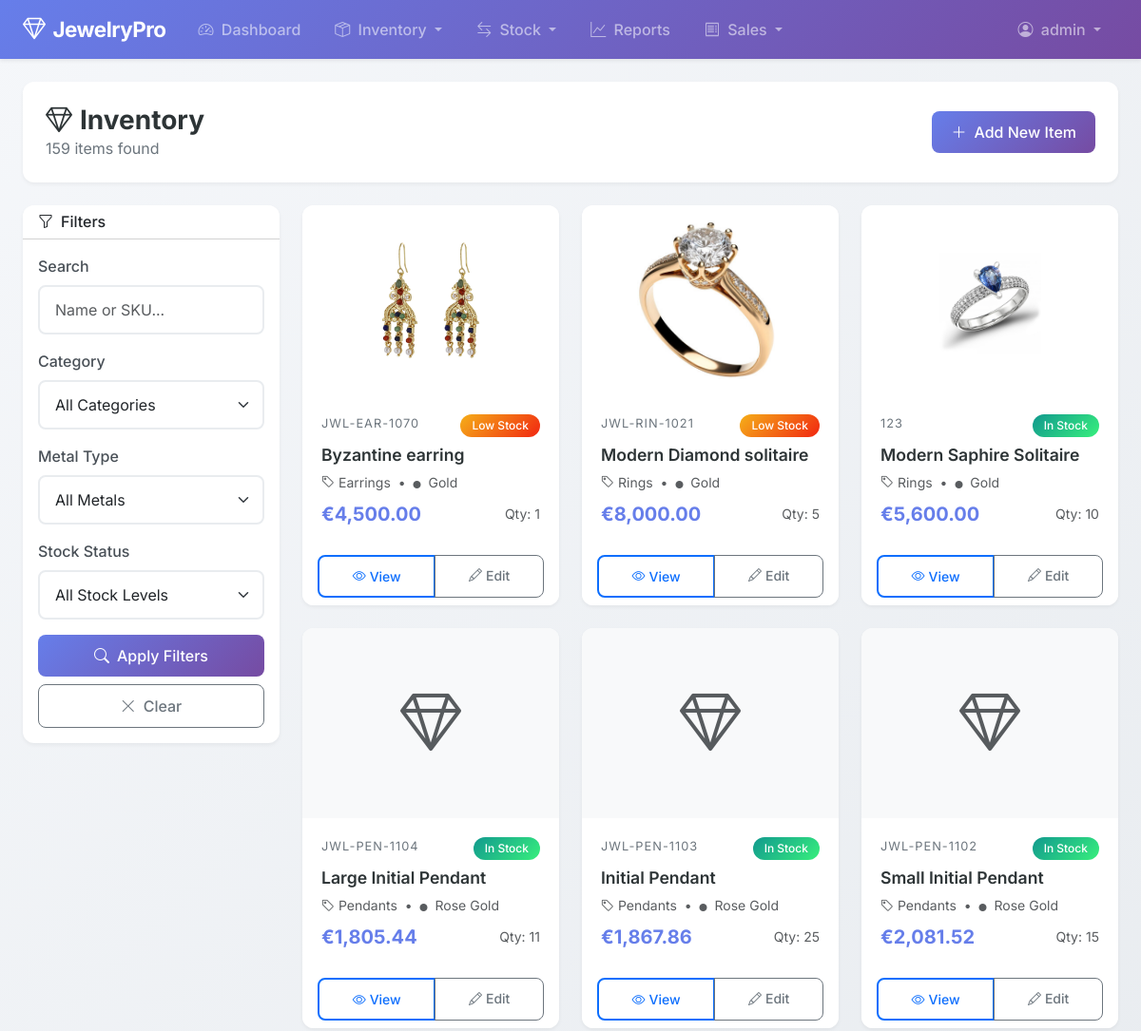
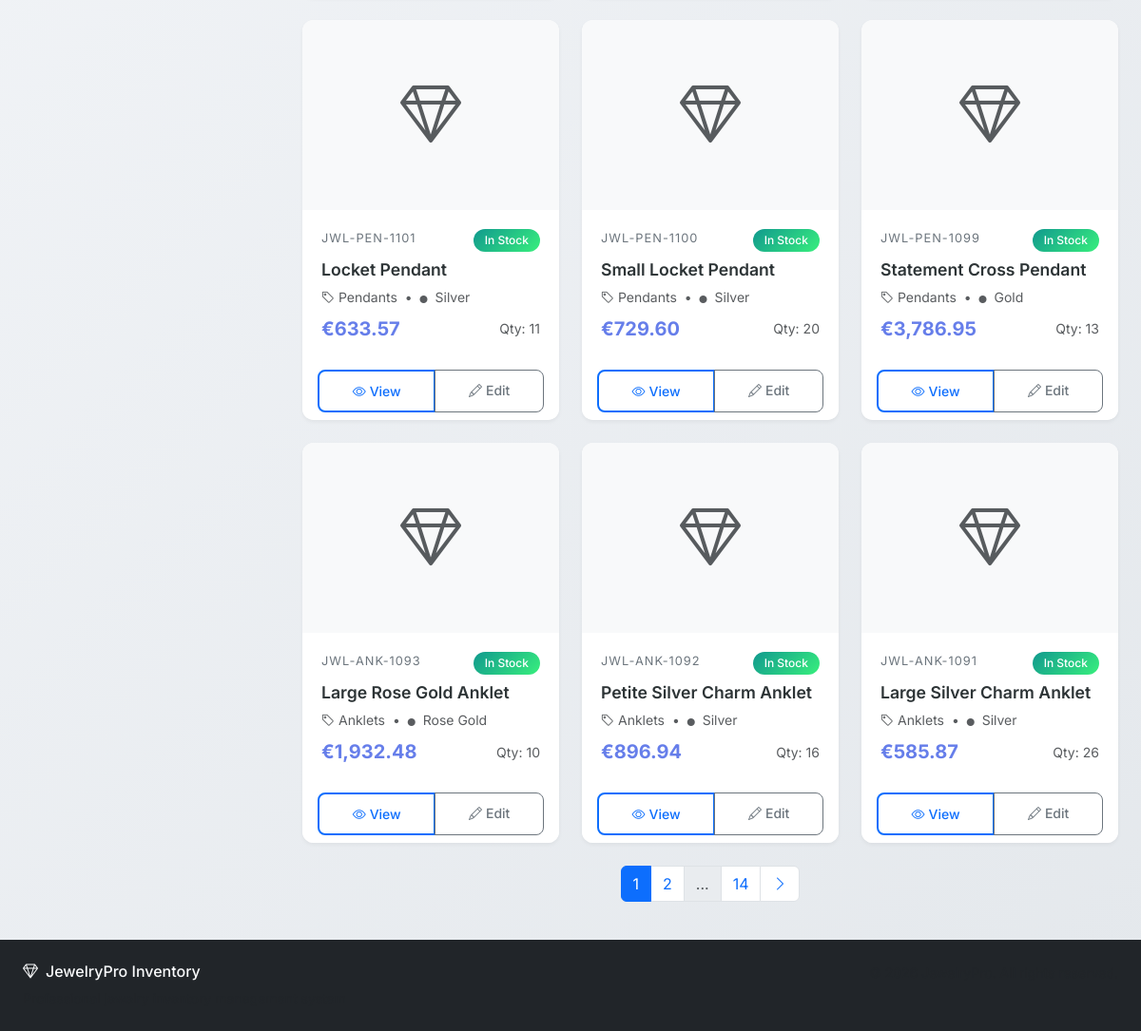
Before: /items/ (signed in) with the older database file (2 pictures, top to bottom).
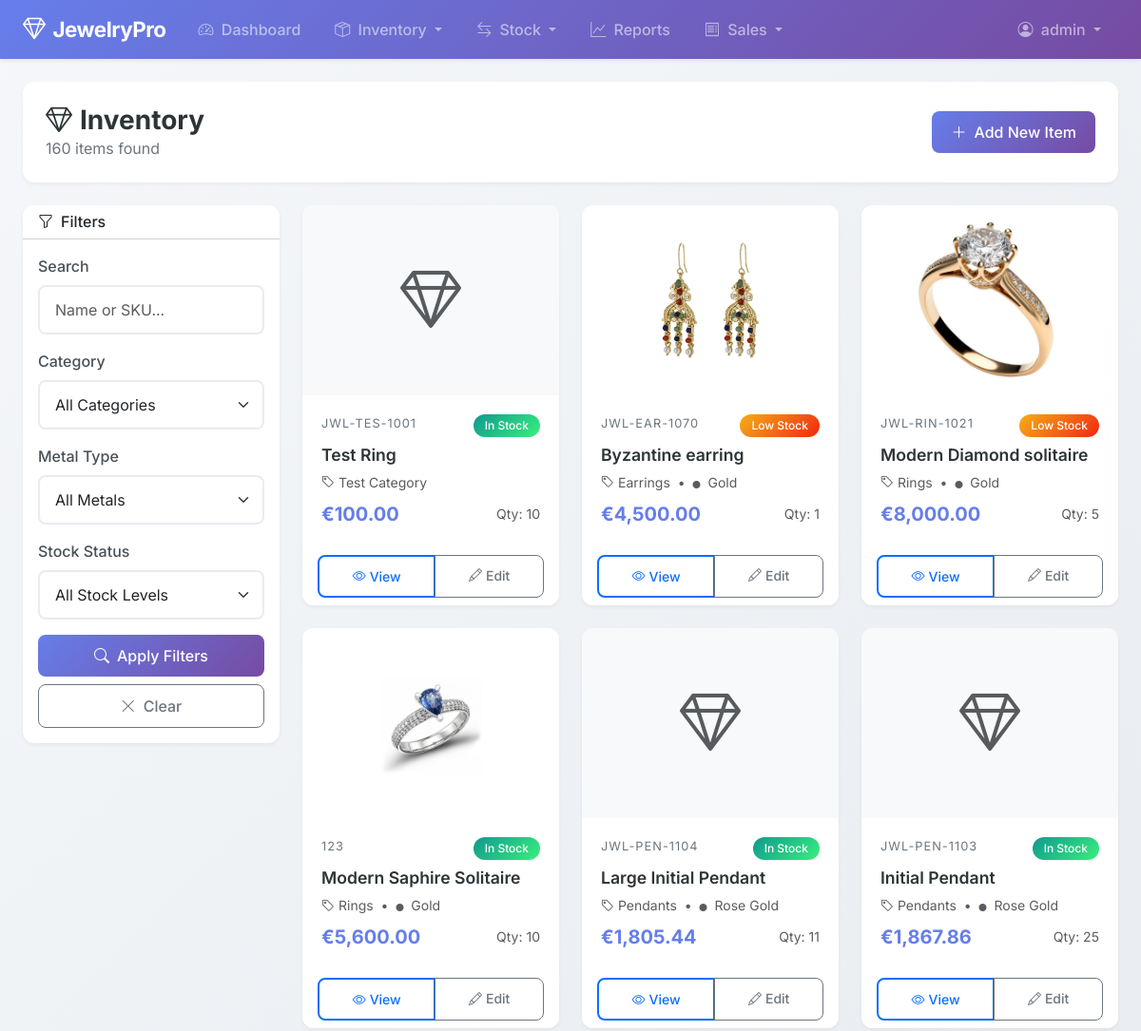
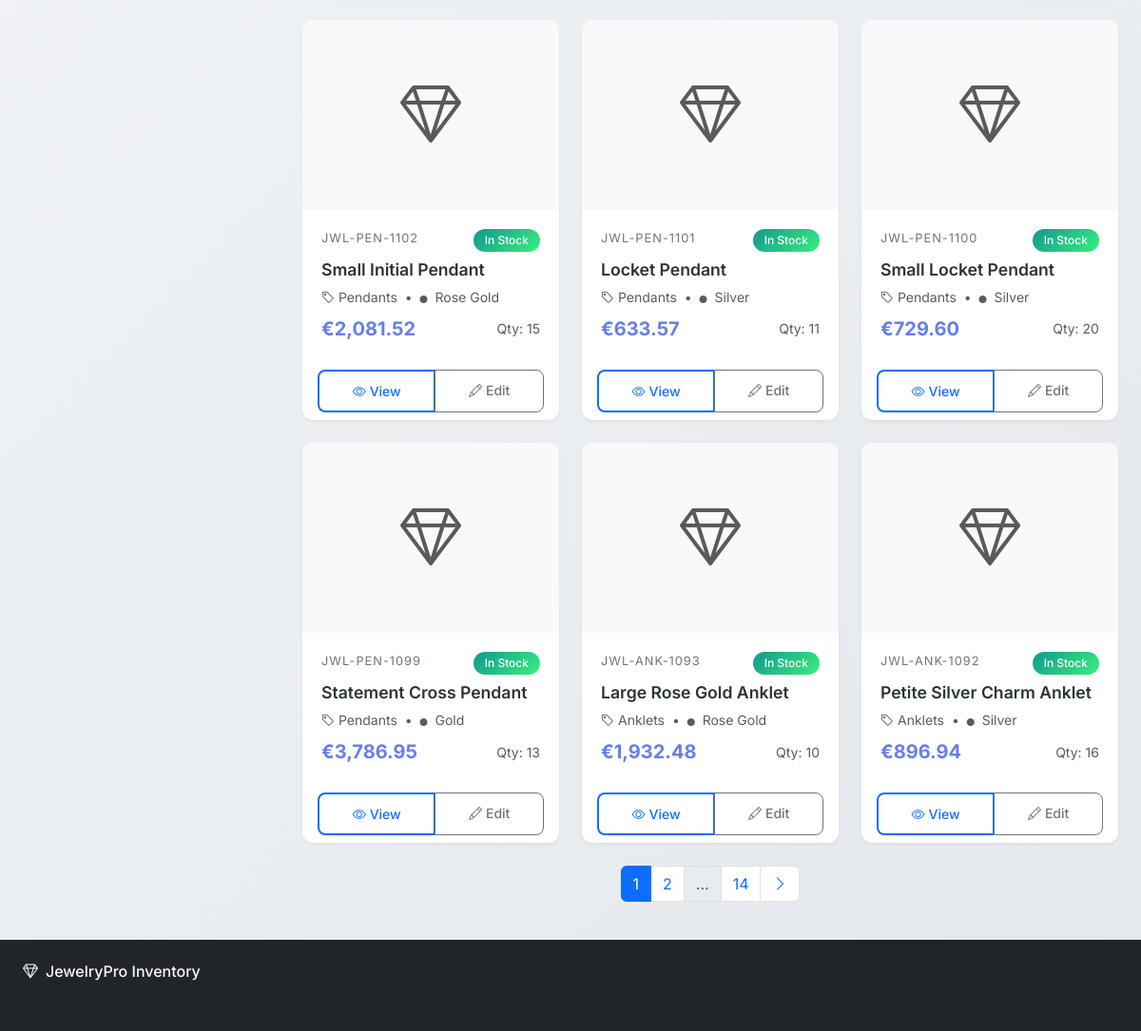
After: the same page with the newer database file (2 pictures, top to bottom).
### inventory/models.py (models this page shows, shortened)
class JewelryItem(models.Model):
    METAL_CHOICES = [
        ('gold', 'Gold'),
        ('silver', 'Silver'),
        ('platinum', 'Platinum'),
        ('rose_gold', 'Rose Gold'),
        ('white_gold', 'White Gold'),
        ('mixed', 'Mixed Metals'),
        ('other', 'Other'),
    ]
    sku = models.CharField(max_length=50, unique=True, verbose_name="SKU", blank=True)
    name = models.CharField(max_length=200)
    description = models.TextField(blank=True)
    category = models.ForeignKey(
        Category,
        on_delete=models.PROTECT,
        related_name='items'
    )
    supplier = models.ForeignKey(
        Supplier,
        on_delete=models.SET_NULL,
        null=True,
        blank=True,
        related_name='items'
    )
    cost_price = models.DecimalField(
        max_digits=10,
        decimal_places=2,
        verbose_name="Cost Price (€)"
    )
    selling_price = models.DecimalField(
        max_digits=10,
        decimal_places=2,
        verbose_name="Selling Price (€)"
    )
    quantity = models.PositiveIntegerField(default=0)
    weight_grams = models.DecimalField(
        max_digits=8,
        decimal_places=2,
        null=True,
        blank=True,
        verbose_name="Weight (grams)"
    )
    metal_type = models.CharField(
        max_length=20,
        choices=METAL_CHOICES,
        blank=True
    )
    gemstone = models.CharField(max_length=100, blank=True)
    image = models.ImageField(
        upload_to='jewelry_images/',
        blank=True,
        null=True
    )
    barcode_image = models.ImageField(
        upload_to='barcodes/',
        blank=True,
        null=True,
        verbose_name="Barcode Image"
    )
    is_active = models.BooleanField(default=True)
    created_at = models.DateTimeField(auto_now_add=True)
    updated_at = models.DateTimeField(auto_now=True)
    class Meta:
        ordering = ['-created_at']
        verbose_name = "Jewelry Item"
        verbose_name_plural = "Jewelry Items"
    def get_absolute_url(self):
        return reverse('inventory:item_detail', kwargs={'pk': self.pk})
    @property
    def stock_status(self):
        if self.quantity == 0:
            return 'out'
        elif self.quantity <= 5:
            return 'low'
        return 'ok'

class Category(models.Model):
    name = models.CharField(max_length=100, unique=True)
    description = models.TextField(blank=True)
    created_at = models.DateTimeField(auto_now_add=True)
    class Meta:
        verbose_name_plural = "Categories"
        ordering = ['name']
    def __str__(self):
        return self.name

### inventory/views.py (the view)
# urls.py: path('items/', views.ItemListView.as_view(), name='item_list'),
class ItemListView(LoginRequiredMixin, ListView):
    model = JewelryItem
    template_name = 'inventory/item_list.html'
    context_object_name = 'items'
    paginate_by = 12
    def get_queryset(self):
        queryset = JewelryItem.objects.filter(is_active=True).select_related(
            'category', 'supplier'
        )
        query = self.request.GET.get('query', '')
        if query:
            queryset = queryset.filter(
                Q(name__icontains=query) |
                Q(sku__icontains=query) |
                Q(description__icontains=query)
            )
        category = self.request.GET.get('category', '')
        if category:
            queryset = queryset.filter(category_id=category)
        metal_type = self.request.GET.get('metal_type', '')
        if metal_type:
            queryset = queryset.filter(metal_type=metal_type)
        stock_status = self.request.GET.get('stock_status', '')
        if stock_status == 'in_stock':
            queryset = queryset.filter(quantity__gt=5)
        elif stock_status == 'low_stock':
            queryset = queryset.filter(quantity__gt=0, quantity__lte=5)
        elif stock_status == 'out_of_stock':
            queryset = queryset.filter(quantity=0)
        return queryset.order_by('-created_at')
    def get_context_data(self, **kwargs):
        context = super().get_context_data(**kwargs)
        context['search_form'] = ItemSearchForm(self.request.GET)
        context['total_count'] = self.get_queryset().count()
        return context

### templates/inventory/item_list.html (shortened to what this page needs)
{% extends 'base.html' %}
{% load humanize %}
{% block content %}
<div class="container-fluid px-4">
    <div class="page-header d-flex justify-content-between align-items-center flex-wrap gap-3">
        <div>
            <h1 class="page-title"><i class="bi bi-gem me-2"></i>Inventory</h1>
            <p class="page-subtitle">{{ total_count }} item{{ total_count|pluralize }} found</p>
        </div>
        <div>
            <a href="{% url 'inventory:item_create' %}" class="btn btn-primary">
                <i class="bi bi-plus-lg me-2"></i>Add New Item
            </a>
        </div>
    </div>
    <div class="row g-4">
        <div class="col-lg-3">
            <div class="card filter-card">
                <div class="card-header bg-white">
                    <h6 class="mb-0"><i class="bi bi-funnel me-2"></i>Filters</h6>
                </div>
                <div class="card-body">
                    <form method="get" id="search-form">
                        <div class="mb-3">
                            <label class="form-label">Search</label>
                            <input type="text" name="query" class="form-control" placeholder="Name or SKU..."
                                value="{{ request.GET.query }}">
                        </div>
                        <div class="mb-3">
                            <label class="form-label">Category</label>
                            {{ search_form.category }}
                        </div>
                        <div class="mb-3">
                            <label class="form-label">Metal Type</label>
                            {{ search_form.metal_type }}
                        </div>
                        <div class="mb-3">
                            <label class="form-label">Stock Status</label>
                            {{ search_form.stock_status }}
                        </div>
                        <div class="d-grid gap-2">
                            <button type="submit" class="btn btn-primary">
                                <i class="bi bi-search me-2"></i>Apply Filters
                            </button>
                            <a href="{% url 'inventory:item_list' %}" class="btn btn-outline-secondary">
                                <i class="bi bi-x-lg me-2"></i>Clear
                            </a>
                        </div>
                    </form>
                </div>
            </div>
        </div>
        <div class="col-lg-9">
            {% if items %}
            <div class="row row-cols-1 row-cols-md-2 row-cols-xl-3 g-4">
                {% for item in items %}
                <div class="col">
                    <div class="card item-card h-100">
                        {% if item.image %}
                        <img src="{{ item.image.url }}" class="card-img-top" alt="{{ item.name }}">
                        {% else %}
                        <div class="card-img-top bg-light d-flex align-items-center justify-content-center"
                            style="height: 200px;">
                            <i class="bi bi-gem text-muted" style="font-size: 4rem;"></i>
                        </div>
                        {% endif %}
                        <div class="card-body">
                            <div class="d-flex justify-content-between align-items-start mb-2">
                                <span class="item-sku">{{ item.sku }}</span>
                                <span
                                    class="badge {% if item.stock_status == 'ok' %}badge-stock-ok{% elif item.stock_status == 'low' %}badge-stock-low{% else %}badge-stock-out{% endif %}">
                                    {% if item.stock_status == 'ok' %}In Stock{% elif item.stock_status == 'low' %}Low
                                    Stock{% else %}Out of Stock{% endif %}
                                </span>
                            </div>
                            <h6 class="item-name">{{ item.name|truncatechars:35 }}</h6>
                            <p class="text-muted small mb-2">
                                <i class="bi bi-tag me-1"></i>{{ item.category.name }}
                                {% if item.metal_type %}
                                <span class="mx-1">&bull;</span>
                                <i class="bi bi-circle-fill me-1" style="font-size: 0.5rem;"></i>
                                {{ item.get_metal_type_display }}
                                {% endif %}
                            </p>
                            <div class="d-flex justify-content-between align-items-center">
                                <span class="item-price">€{{ item.selling_price|floatformat:2|intcomma }}</span>
                                <span class="text-muted small">Qty: {{ item.quantity }}</span>
                            </div>
                        </div>
                        <div class="card-footer bg-white border-top-0">
                            <div class="btn-group w-100" role="group">
                                <a href="{{ item.get_absolute_url }}" class="btn btn-sm btn-outline-primary">
                                    <i class="bi bi-eye me-1"></i>View
                                </a>
                                <a href="{% url 'inventory:item_update' item.pk %}"
                                    class="btn btn-sm btn-outline-secondary">
                                    <i class="bi bi-pencil me-1"></i>Edit
                                </a>
                            </div>
                        </div>
                    </div>
                </div>
                {% endfor %}
            </div>
            {% if page_obj.has_other_pages %}
            <nav class="mt-4">
                <ul class="pagination justify-content-center">
                    {% for num in page_obj.paginator.page_range %}
                    {% if num == page_obj.number %}
                    <li class="page-item active"><span class="page-link">{{ num }}</span></li>
                    {% elif num == 1 or num == page_obj.paginator.num_pages %}
                    <li class="page-item">
                        <a class="page-link"
                            href="?page={{ num }}">
                            {{ num }}
                        </a>
                    </li>
                    {% elif num >= page_obj.number|add:'-1' and num <= page_obj.number|add:'1' %} <li class="page-item">
                        <a class="page-link"
                            href="?page={{ num }}">
                            {{ num }}
                        </a>
                        </li>
                        {% elif num == page_obj.number|add:'-2' or num == page_obj.number|add:'2' %}
                        <li class="page-item disabled"><span class="page-link">...</span></li>
                        {% endif %}
                        {% endfor %}
                        {% if page_obj.has_next %}
                        <li class="page-item">
                            <a class="page-link"
                                href="?page={{ page_obj.next_page_number }}">
                                <i class="bi bi-chevron-right"></i>
                            </a>
                        </li>
                        {% endif %}
                </ul>
            </nav>
            {% endif %}
            {% endif %}
        </div>
    </div>
</div>
{% endblock %}

### templates/base.html (shortened to what this page needs)
{% load static %}
<!DOCTYPE html>
<html lang="en" data-bs-theme="light">
<head>
    <link href="https://cdn.jsdelivr.net/npm/bootstrap@5.3.2/dist/css/bootstrap.min.css" rel="stylesheet">
    <link href="https://cdn.jsdelivr.net/npm/bootstrap-icons@1.11.1/font/bootstrap-icons.css" rel="stylesheet">
    <link href="{% static 'css/custom.css' %}" rel="stylesheet">
</head>
<body>
    <nav class="navbar navbar-expand-lg navbar-dark bg-gradient-primary sticky-top shadow-sm">
        <div class="container-fluid px-4">
            <a class="navbar-brand d-flex align-items-center" href="{% url 'inventory:dashboard' %}">
                <i class="bi bi-gem me-2 fs-4"></i>
                <span class="fw-bold">JewelryPro</span>
            </a>
            <div class="collapse navbar-collapse" id="navbarNav">
                {% if user.is_authenticated %}
                <ul class="navbar-nav me-auto">
                    <li class="nav-item">
                        <a class="nav-link px-3" href="{% url 'inventory:dashboard' %}">
                            <i class="bi bi-speedometer2 me-1"></i> Dashboard
                        </a>
                    </li>
                    <li class="nav-item dropdown">
                        <a class="nav-link dropdown-toggle px-3" href="#" data-bs-toggle="dropdown">
                            <i class="bi bi-box-seam me-1"></i> Inventory
                        </a>
                    </li>
                    <li class="nav-item dropdown">
                        <a class="nav-link dropdown-toggle px-3" href="#" data-bs-toggle="dropdown">
                            <i class="bi bi-arrow-left-right me-1"></i> Stock
                        </a>
                    </li>
                    <li class="nav-item">
                        <a class="nav-link px-3" href="{% url 'inventory:reports' %}">
                            <i class="bi bi-graph-up me-1"></i> Reports
                        </a>
                    </li>
                    <li class="nav-item dropdown">
                        <a class="nav-link dropdown-toggle px-3" href="#" data-bs-toggle="dropdown">
                            <i class="bi bi-receipt me-1"></i> Sales
                        </a>
                    </li>
                </ul>
                <ul class="navbar-nav">
                    <li class="nav-item dropdown">
                        <a class="nav-link dropdown-toggle px-3" href="#" data-bs-toggle="dropdown">
                            <i class="bi bi-person-circle me-1"></i> {{ user.username }}
                        </a>
                    </li>
                </ul>
                {% endif %}
            </div>
        </div>
    </nav>
    <main class="py-4">
        {% block content %}{% endblock %}
    </main>
    <footer class="footer mt-auto py-4 bg-dark text-light">
        <div class="container-fluid px-4">
            <div class="row">
                <div class="col-md-6">
                    <h6 class="mb-2"><i class="bi bi-gem me-2"></i>JewelryPro Inventory</h6>
                    <p class="text-muted small mb-0">Professional jewelry inventory management system</p>
                </div>
                <div class="col-md-6 text-md-end">
                    <p class="text-muted small mb-0">&copy; 2026 JewelryPro. All rights reserved.</p>
                </div>
            </div>
        </div>
    </footer>
</body>
</html>

Changed rows visible on the page:
no longer on this page (row unchanged): JewelryItem: sku "JWL-ANK-1091", shows "In Stock", name "Large Silver Charm Anklet", category.name "Anklets", metal_type "Silver", selling_price "585.87", quantity "26"
added JewelryItem: sku "JWL-TES-1001", shows "In Stock", name "Test Ring", category.name "Test Category", selling_price "100.00", quantity "10"
Other visible differences:
{{ total_count }}: "159" → "160"
